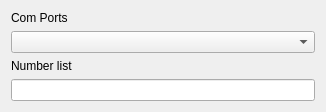
<?xml version="1.0" encoding="UTF-8"?>
<ui version="4.0">
 <class>SMSComPortDialog</class>
 <widget class="QWidget" name="SMSComPortDialog">
  <property name="geometry">
   <rect>
    <x>0</x>
    <y>0</y>
    <width>326</width>
    <height>112</height>
   </rect>
  </property>
  <property name="windowTitle">
   <string>Dialog</string>
  </property>
  <layout class="QGridLayout" name="gridLayout">
   <item row="0" column="0">
    <layout class="QVBoxLayout" name="verticalLayout">
     <item>
      <widget class="QLabel" name="lbl_com_name">
       <property name="text">
        <string>Com Ports</string>
       </property>
      </widget>
     </item>
     <item>
      <widget class="QComboBox" name="cb_com_name"/>
     </item>
    </layout>
   </item>
   <item row="1" column="0">
    <layout class="QVBoxLayout" name="verticalLayout_2">
     <item>
      <widget class="QLabel" name="lblNumbers">
       <property name="text">
        <string>Number list</string>
       </property>
      </widget>
     </item>
     <item>
      <widget class="QLineEdit" name="leNumbers"/>
     </item>
    </layout>
   </item>
   <item row="2" column="0">
    <spacer name="verticalSpacer">
     <property name="orientation">
      <enum>Qt::Vertical</enum>
     </property>
     <property name="sizeHint" stdset="0">
      <size>
       <width>20</width>
       <height>40</height>
      </size>
     </property>
    </spacer>
   </item>
  </layout>
 </widget>
 <resources/>
 <connections/>
</ui>
